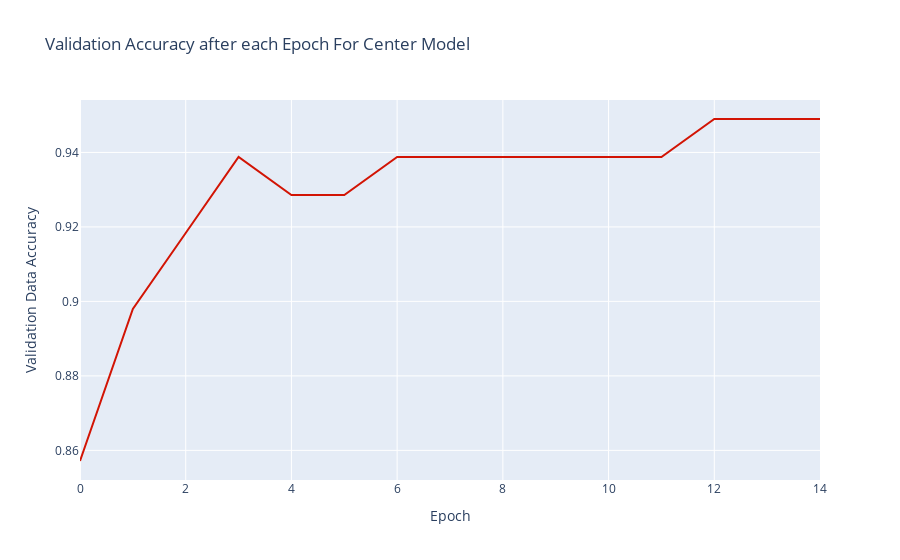

Source (notebook cell):
### Code cell
fig = px.line(Cval_df,x="Epoch", y="Validation Data Accuracy", title='Validation Accuracy after each Epoch For Center Model')
fig.update_traces(line_color='#d21404')
fig.show()

### Figure 1 — Plotly figure (JSON) as saved in the notebook; plotly's stock layout.template omitted (floating-point values rounded to 4 significant figures)
{"data": [{"hovertemplate": "Epoch=%{x}<br>Validation Data Accuracy=%{y}<extra></extra>", "legendgroup": "", "line": {"color": "#d21404", "dash": "solid"}, "marker": {"symbol": "circle"}, "mode": "lines", "name": "", "orientation": "v", "showlegend": false, "type": "scatter", "x": [0, 1, 2, 3, 4, 5, 6, 7, 8, 9, 10, 11, 12, 13, 14], "xaxis": "x", "y": [0.8571, 0.898, 0.9184, 0.9388, 0.9286, 0.9286, 0.9388, 0.9388, 0.9388, 0.9388, 0.9388, 0.9388, 0.949, 0.949, 0.949], "yaxis": "y"}], "layout": {"legend": {"tracegroupgap": 0}, "title": {"text": "Validation Accuracy after each Epoch For Center Model"}, "xaxis": {"anchor": "y", "domain": [0, 1], "title": {"text": "Epoch"}}, "yaxis": {"anchor": "x", "domain": [0, 1], "title": {"text": "Validation Data Accuracy"}}}}
